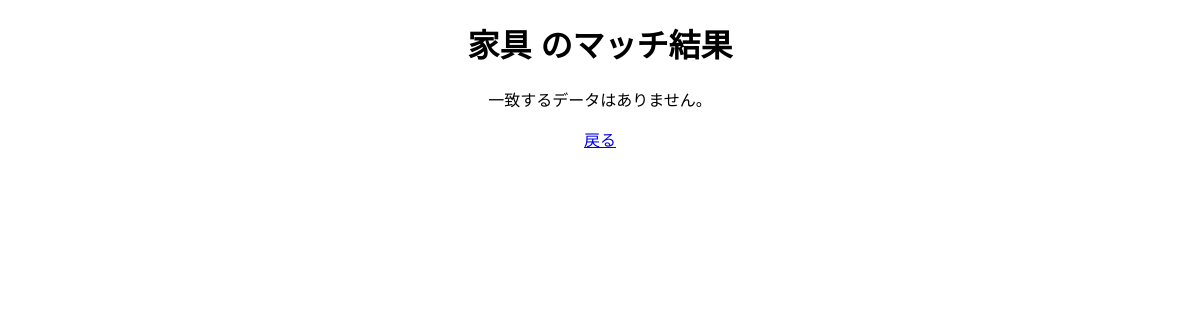
/match/家具, run on an earlier commit of the app's database.
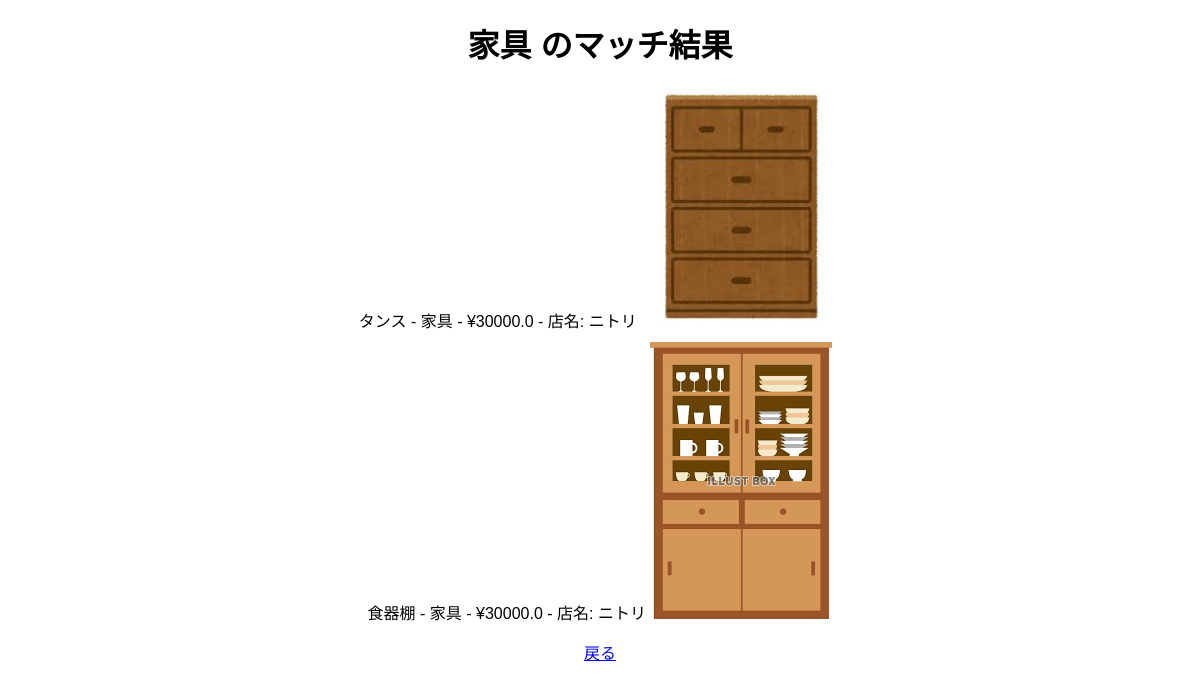
And on a later commit of the database.
### tables this page shows
CREATE TABLE store_data (  
            id INTEGER PRIMARY KEY AUTOINCREMENT,  
            name TEXT NOT NULL,  
            category TEXT NOT NULL,  
            price REAL,  
            store_name TEXT, 
            photo_path TEXT NOT NULL  -- 写真のパス追加
        );

### app.py (the view)
@app.route('/match/<category>')
def match(category):
    conn = get_db_connection()
    matching_store_data = conn.execute('SELECT * FROM store_data WHERE category = ?', (category,)).fetchall()
    conn.close()
    return render_template('match.html', store_items=matching_store_data, category=category)

### app.py (called while the page is built)
def get_db_connection():
    conn = sqlite3.connect('database.db')
    conn.row_factory = sqlite3.Row
    return conn

### templates/match.html (shortened to what this page needs)
<!DOCTYPE html>
<html lang="ja">
<head>
</head>
<body>
    <h1>{{ category }} のマッチ結果</h1>
    <ul>
        {% for item in store_items %}
        <li>{{ item['name'] }} - {{ item['category'] }} - ¥{{ item['price'] }} - 店名: {{ item['store_name'] }}
            {% if item['photo_path'] %}
            <img src="{{ url_for('static', filename=item['photo_path'].split('/')[-2] + '/' + item['photo_path'].split('/')[-1]) }}"
                 alt="{{ item['name'] }}">
            {% else %}
            <p>写真はありません</p>
            {% endif %}
        </li>
        {% else %}
        <li>一致するデータはありません。</li>
        {% endfor %}
    </ul>
    <a href="{{ url_for('index') }}">戻る</a>
</body>
</html>

What changed in the data, as far as the page shows it:
added store_data: name "タンス", category "家具", price "30000.0", store_name "ニトリ", photo_path (picture)
added store_data: name "食器棚", category "家具", price "30000.0", store_name "ニトリ", photo_path (picture)
Also different on the page:
text no longer shown: "一致するデータはありません。"
